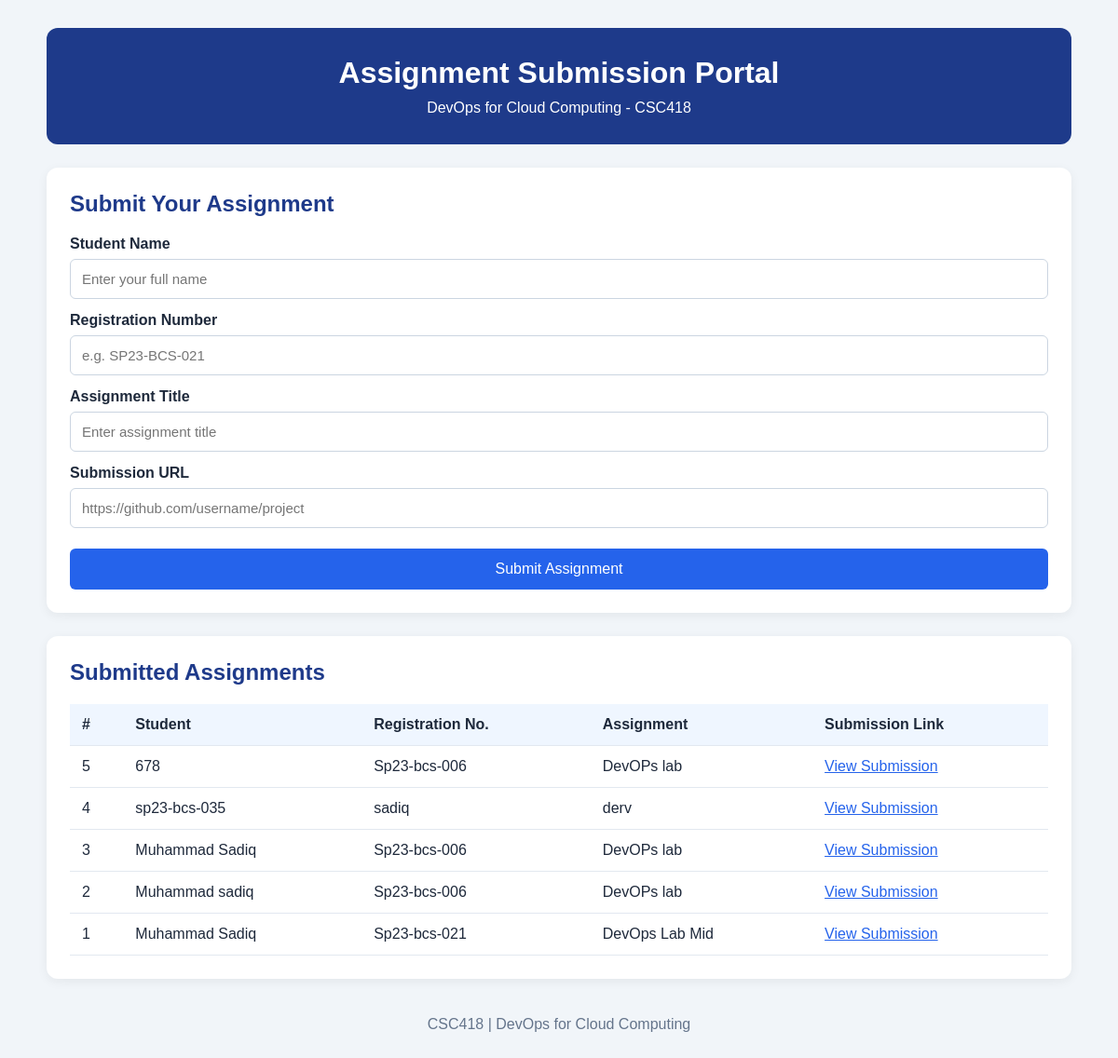
/, run on an earlier commit of the app's database.
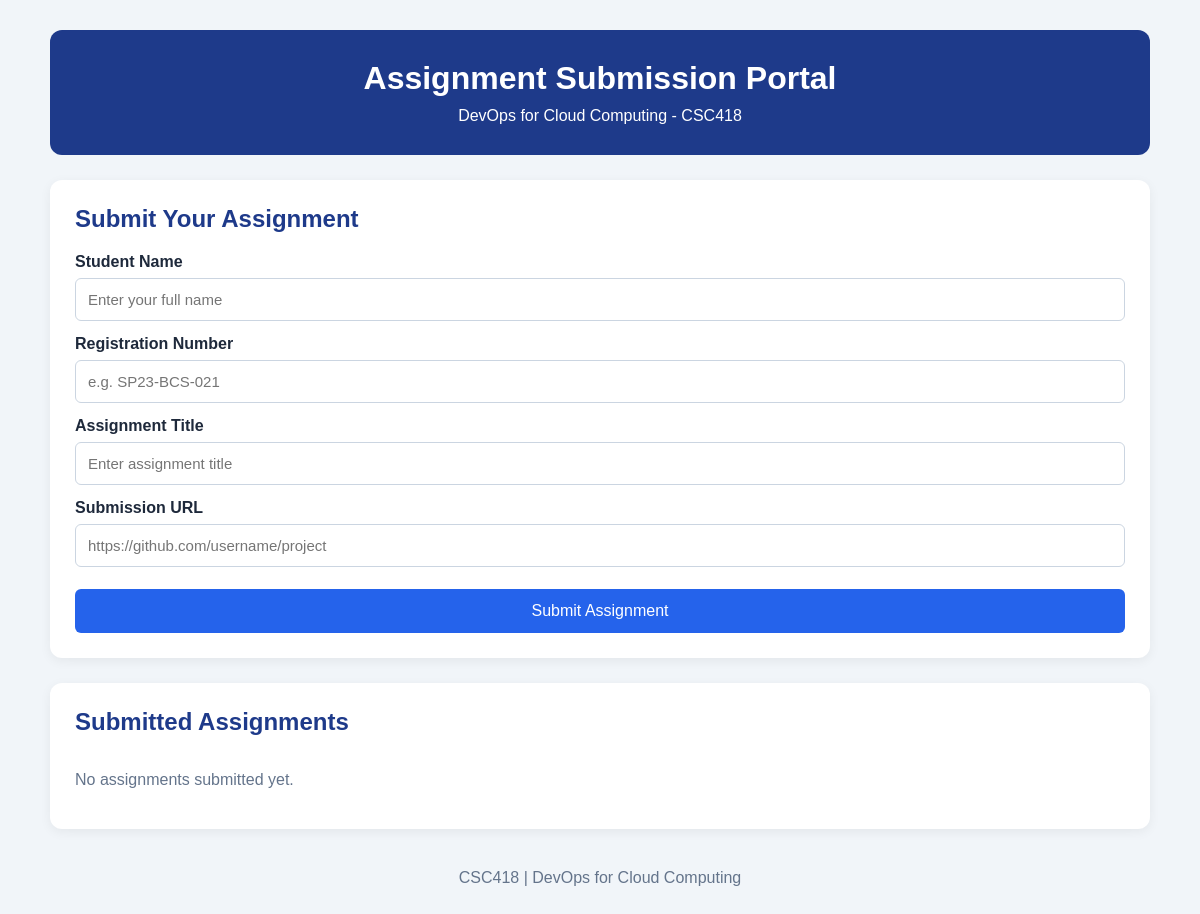
And on a later commit of the database.
### tables this page shows
CREATE TABLE submissions (
                    id INTEGER PRIMARY KEY AUTOINCREMENT,
                    student_name TEXT NOT NULL,
                    registration_number TEXT NOT NULL,
                    assignment_title TEXT NOT NULL,
                    submission_url TEXT NOT NULL
                );

### app.py (the view, shortened to what this page needs)
    @app.route("/", methods=["GET", "POST"])
    def index():
        with get_db() as conn:
            submissions = conn.execute(
                "SELECT * FROM submissions ORDER BY id DESC"
            ).fetchall()
        return render_template(
            "index.html",
            submissions=submissions
        )

### templates/index.html (shortened to what this page needs)
<!DOCTYPE html>
<html lang="en">
<head>
    <link rel="stylesheet" href="{{ url_for('static', filename='style.css') }}">
</head>
<body>
    <div class="container">
        <header>
            <h1>Assignment Submission Portal</h1>
            <p>DevOps for Cloud Computing - CSC418</p>
        </header>
        <section class="form-section">
            <h2>Submit Your Assignment</h2>
            <form method="POST" action="{{ url_for('index') }}">
                <label>Student Name</label>
                <input type="text" name="student_name"
                       placeholder="Enter your full name" required>
                <label>Registration Number</label>
                <input type="text" name="registration_number"
                       placeholder="e.g. SP23-BCS-021" required>
                <label>Assignment Title</label>
                <input type="text" name="assignment_title"
                       placeholder="Enter assignment title" required>
                <label>Submission URL</label>
                <input type="url" name="submission_url"
                       placeholder="https://github.com/username/project"
                       required>
                <button type="submit">Submit Assignment</button>
            </form>
        </section>
        <section class="submissions-section">
            <h2>Submitted Assignments</h2>
            {% if submissions %}
                <div class="table-wrapper">
                    <table>
                        <thead>
                            <tr>
                                <th>#</th>
                                <th>Student</th>
                                <th>Registration No.</th>
                                <th>Assignment</th>
                                <th>Submission Link</th>
                            </tr>
                        </thead>
                        <tbody>
                            {% for item in submissions %}
                                <tr>
                                    <td>{{ item.id }}</td>
                                    <td>{{ item.student_name }}</td>
                                    <td>{{ item.registration_number }}</td>
                                    <td>{{ item.assignment_title }}</td>
                                    <td>
                                        <a href="{{ item.submission_url }}"
                                           target="_blank" rel="noopener noreferrer">
                                            View Submission
                                        </a>
                                    </td>
                                </tr>
                            {% endfor %}
                        </tbody>
                    </table>
                </div>
            {% else %}
                <p class="empty">No assignments submitted yet.</p>
            {% endif %}
        </section>
        <footer>
            <p>CSC418 | DevOps for Cloud Computing</p>
        </footer>
    </div>
</body>
</html>

### static/style.css (style rules this page uses)
* { margin: 0; padding: 0; box-sizing: border-box; }
body { font-family: Arial, sans-serif; background: #f1f5f9; color: #1e293b; padding: 30px 15px; }
.container { max-width: 1100px; margin: auto; }
header { background: #1e3a8a; color: white; padding: 30px; text-align: center; border-radius: 12px; margin-bottom: 25px; }
header h1 { margin-bottom: 10px; }
.form-section, .submissions-section { background: white; padding: 25px; border-radius: 12px; margin-bottom: 25px; box-shadow: 0 3px 12px rgba(0,0,0,0.06); }
h2 { margin-bottom: 20px; color: #1e3a8a; }
form label { display: block; margin: 14px 0 7px; font-weight: bold; }
form input { width: 100%; padding: 12px; border: 1px solid #cbd5e1; border-radius: 6px; font-size: 15px; }
button { width: 100%; padding: 13px; margin-top: 22px; background: #2563eb; color: white; border: none; border-radius: 6px; cursor: pointer; font-size: 16px; }
.empty { color: #64748b; padding: 15px 0; }
footer { text-align: center; padding: 15px; color: #64748b; }

What changed in the data, as far as the page shows it:
removed submissions: id "5", student_name "678", registration_number "Sp23-bcs-006", assignment_title "DevOPs lab"
removed submissions: id "4", student_name "sp23-bcs-035", registration_number "sadiq", assignment_title "derv"
removed submissions: id "3", student_name "Muhammad Sadiq", registration_number "Sp23-bcs-006", assignment_title "DevOPs lab"
removed submissions: id "2", student_name "Muhammad sadiq", registration_number "Sp23-bcs-006", assignment_title "DevOPs lab"
removed submissions: id "1", student_name "Muhammad Sadiq", registration_number "Sp23-bcs-021", assignment_title "DevOps Lab Mid"
Also different on the page:
text no longer shown: "# Student Registration No. Assignment Submission Link"
text now shown: "No assignments submitted yet."
